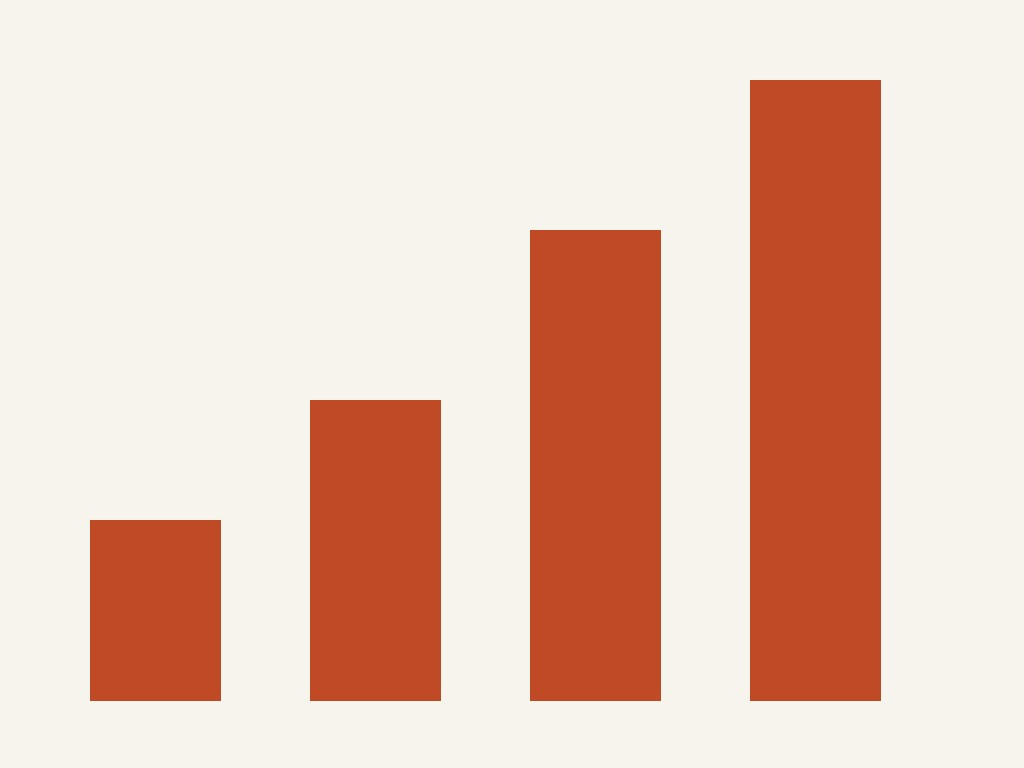
#> input picture 72-motion-video-plus/tests/fixtures/assets/missing-required/media/chart.jpg, 1024 x 768 px
$ python -i circle_image.py   (imports and definitions only)
#> lines starting #> are read from the running program, lines starting #| are printed output that depends on the picture; after the words box and inside, x2 and y2 are one past the last pixel; in counts of white or black regions, pixels touching at a corner belong together
#> further down, picture is the input picture: PIL image 1024x768 RGB; mean R, G, B 232.5, 199.4, 184.8
#!/usr/bin/env python3
"""Circle-image pipeline for Skill 71 design styles B (Circle) and C (Hybrid).

The image model only returns square or rectangular images. A circle slot is
therefore generated SQUARE (subject centered, safe margins), then this script
crops to a square, applies an anti-aliased circular alpha mask, optionally adds
a ring in a CLIENT brand color, and writes an RGBA PNG whose outside is fully
transparent. Any agent or page builder can place the file as an ordinary square
image and it reads as a round photo. Deterministic: same input and flags, same
bytes. Standard library plus Pillow. Centering is the image center unless --focus
(the image map's crop_focal) is given; --face-aware opts in to OpenCV face detection
when it happens to be installed (best effort, never required).

  circle_image.py apply SRC OUT [--size N] [--focus X,Y] [--face-aware] [--ring-style
        full|crescent --ring-color #RRGGBB [--ring-width-pct 3]
        [--ring-direction br|bl|tr|tl]]
  circle_image.py check FILE [--inventory image-inventory.json] [--force-circle]

`check` is the QC shape-compliance leg. For a slot whose inventory shape is
"circle" (or with --force-circle) it passes only when the file is a square RGBA
PNG with alpha 0 in all four corner regions and fully opaque alpha in the center.
For a rect slot it passes (nothing to enforce). Exit 0 pass, 1 fail, 2 bad input.

Ring rules: the ring color must be supplied (a brand color); there is no default
color, because the design styles never borrow the example's palette.
"""
import argparse
import json
import re
import sys
from pathlib import Path

from PIL import Image, ImageDraw

sys.path.insert(0, str(Path(__file__).resolve().parent))
import design_style  # noqa: E402

SUPERSAMPLE = 4
CORNER_FRAC = 0.08       # each corner region is 8% of the side, per axis
CENTER_FRAC = 0.20       # the opaque center region is the middle 20% per axis
# A circle inscribed in a square leaves 1 - pi/4 = 21.5% of the pixels outside;
# a crescent ring offset trims that a little. Anything outside this band is not
# a circle (a full-bleed rectangle is 0%, a tiny dot is ~100%).
TRANSPARENT_SHARE_MIN, TRANSPARENT_SHARE_MAX = 0.10, 0.35
HEX = re.compile(r"^#[0-9a-fA-F]{6}$")
DIRECTIONS = {"br": (1, 1), "bl": (-1, 1), "tr": (1, -1), "tl": (-1, -1)}


# [36 lines left out: functions parse_focus, detect_face_focus, not called in this run]


def square_crop(im, focus=None):
    """Largest square crop, centered on focus (fractions) or the image center.

    The crop never leaves the image: the window is clamped at the edges. A
    square source passes through unchanged.
    """
    w, h = im.size
#> w = 1024; h = 768
    side = min(w, h)
#> side = 768
    cx, cy = (focus[0] * w, focus[1] * h) if focus else (w / 2, h / 2)
#> cx = 512; cy = 384
    left = int(round(min(max(cx - side / 2, 0), w - side)))
#> left = 128
    top = int(round(min(max(cy - side / 2, 0), h - side)))
#> top = 0
    return im.crop((left, top, left + side, top + side))
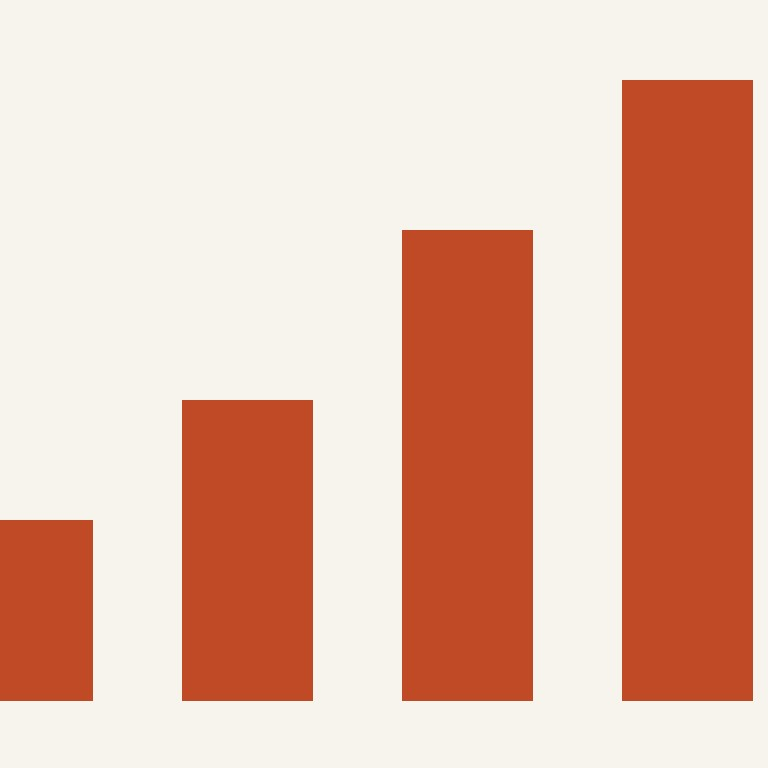
#> returned value: PIL image 768x768 RGB; mean R, G, B 228.2, 186.6, 169.7


def _disc(size, center, radius):
    """Anti-aliased filled-circle alpha mask (mode L) via 4x supersampling."""
    big = size * SUPERSAMPLE
    mask = Image.new("L", (big, big), 0)
    cx, cy = center[0] * SUPERSAMPLE, center[1] * SUPERSAMPLE
    r = radius * SUPERSAMPLE
    ImageDraw.Draw(mask).ellipse((cx - r, cy - r, cx + r, cy + r), fill=255)
    return mask.resize((size, size), Image.LANCZOS)


def make_circle(src, size=None, focus=None, ring=None):
    """Return an RGBA square: the photo masked to a circle, transparent outside.

    ring: None, or {"style": "full"|"crescent", "color": "#RRGGBB",
    "width_pct": 3, "direction": "br"}. 'full' draws a band around the photo;
    'crescent' draws the same disc offset behind the photo so only a partial ring
    shows on one side (the Oprah-design look). The canvas stays square and the
    four corners stay transparent in every mode.
    """
    im = square_crop(src.convert("RGB"), focus)
    side = size or im.size[0]
#> side = 768
    pct = float((ring or {}).get("width_pct", 3))
    band = int(round(side * pct / 100)) if ring else 0
#> band = 0
    canvas = Image.new("RGBA", (side, side), (0, 0, 0, 0))
#> canvas: PIL image 768x768 RGBA; every value is 0
    if ring:
        color = ring.get("color")
        if not isinstance(color, str) or not HEX.match(color):
            raise ValueError("ring color must be a client brand color as #RRGGBB "
                             "(there is no default; never reuse the example's colors)")
        style = ring.get("style", "full")
        if style not in ("full", "crescent"):
            raise ValueError(f"ring style must be full or crescent, got {style!r}")
        rgb = tuple(int(color[i:i + 2], 16) for i in (1, 3, 5))
        if style == "full":
            diameter = side - 2 * band
            photo_c, ring_c = (side / 2, side / 2), (side / 2, side / 2)
            ring_r = side / 2
        else:
            direction = ring.get("direction", "br")
            if direction not in DIRECTIONS:
                raise ValueError(f"ring direction must be one of {sorted(DIRECTIONS)}")
            sx, sy = DIRECTIONS[direction]
            diameter = side - band
            photo_c = (side / 2 - sx * band / 2, side / 2 - sy * band / 2)
            ring_c = (side / 2 + sx * band / 2, side / 2 + sy * band / 2)
            ring_r = diameter / 2
        canvas.paste(Image.new("RGBA", (side, side), rgb + (255,)), (0, 0),
                     _disc(side, ring_c, ring_r))
    else:
        diameter = side
#> diameter = 768
        photo_c = (side / 2, side / 2)
#> photo_c = (384, 384)
    # The whole square crop is scaled to the disc diameter, then masked to the disc.
    d = int(round(diameter))
#> d = 768
    layer = Image.new("RGBA", (side, side), (0, 0, 0, 0))
    layer.paste(im.resize((d, d), Image.LANCZOS).convert("RGBA"),
                (int(round(photo_c[0] - d / 2)), int(round(photo_c[1] - d / 2))))
    layer.putalpha(_disc(side, photo_c, d / 2))
#> in _disc, `mask = Image.new("L", (big, big), 0)`: mask: PIL image 3072x3072 L; every value is 0
#> in _disc, `ImageDraw.Draw(mask).ellipse((cx - r, cy - r, cx + r, cy + r), fill=255)`:
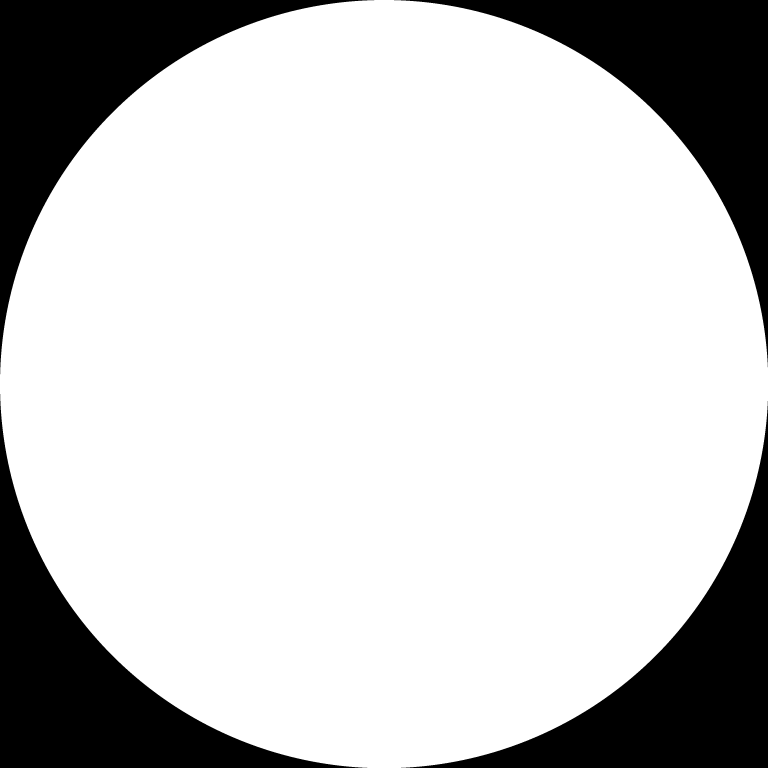
#> mask: PIL image 3072x3072 L (shown at 1/4 size); 78.6% white; 4 black regions, box (x1, y1, x2, y2) and area: (0, 0, 1497, 1497) 506754, (1576, 0, 3072, 1469) 505257, (0, 1576, 1469, 3072) 505257, (1604, 1604, 3072, 3072) 503761
#> in _disc, `return mask.resize((size, size), Image.LANCZOS)`:
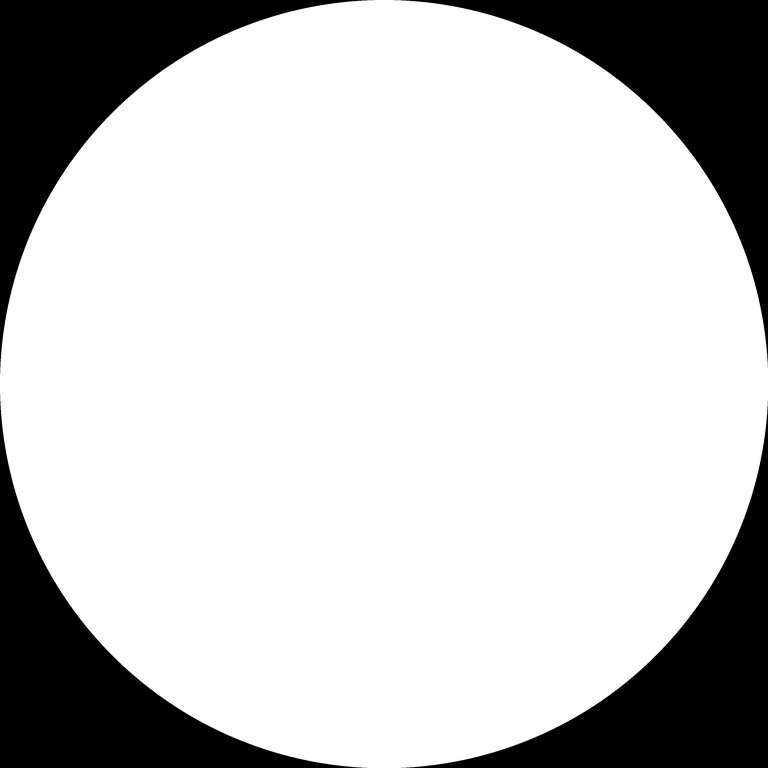
#> returned value: PIL image 768x768 L; min 0, max 255, mean 200.4
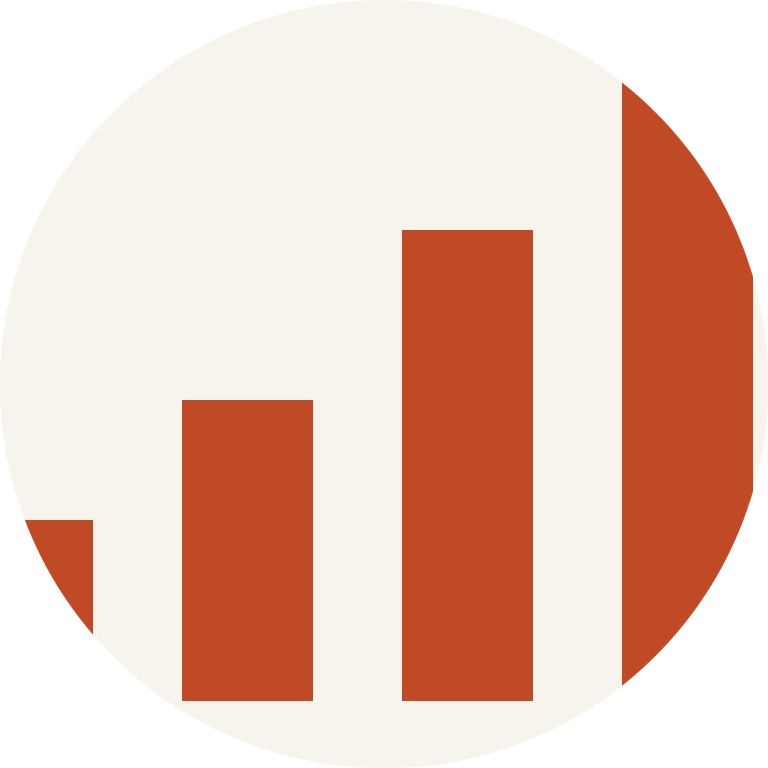
#> layer: PIL image 768x768 RGBA; mean R, G, B, A 228.2, 186.6, 169.7, 200.4; transparent parts drawn white
    canvas.alpha_composite(layer)
    return canvas


# [40 lines left out: functions alpha_stats, shape_failures, not called in this run]


def _slot_number(value):
    digits = "".join(ch for ch in str(value) if ch.isdigit())
    return int(digits) if digits else None


# [7 lines left out: function inventory_entry, not called in this run]


def entry_shape(entry):
    """"circle" or "rect" for an inventory entry; `mask: circle` (composition library) counts."""
    return entry.get("shape") or entry.get("mask") or "rect"


# [65 lines left out: functions cmd_apply, cmd_check, main, not called in this run]


# [2 lines not run here, left out]

>>> from PIL import Image
>>> picture = Image.open('../../72-motion-video-plus/tests/fixtures/assets/missing-required/media/chart.jpg')
>>> result = make_circle(picture)
